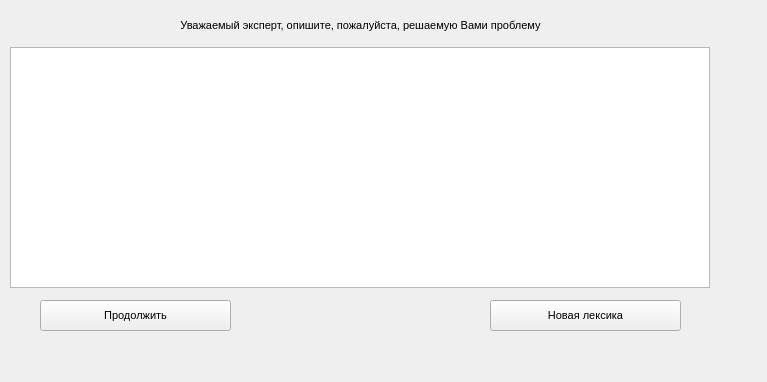
<?xml version="1.0" encoding="UTF-8"?>
<ui version="4.0">
 <class>TaskTypeDefinitionForm</class>
 <widget class="QWidget" name="TaskTypeDefinitionForm">
  <property name="geometry">
   <rect>
    <x>0</x>
    <y>0</y>
    <width>767</width>
    <height>382</height>
   </rect>
  </property>
  <property name="font">
   <font>
    <family>MS Shell Dlg 2</family>
    <pointsize>8</pointsize>
   </font>
  </property>
  <property name="windowTitle">
   <string>Dialog</string>
  </property>
  <widget class="QPushButton" name="nextButton">
   <property name="geometry">
    <rect>
     <x>40</x>
     <y>300</y>
     <width>191</width>
     <height>31</height>
    </rect>
   </property>
   <property name="text">
    <string>Продолжить</string>
   </property>
  </widget>
  <widget class="QPushButton" name="newVocabularyButton">
   <property name="geometry">
    <rect>
     <x>490</x>
     <y>300</y>
     <width>191</width>
     <height>31</height>
    </rect>
   </property>
   <property name="text">
    <string>Новая лексика</string>
   </property>
  </widget>
  <widget class="QLabel" name="label">
   <property name="geometry">
    <rect>
     <x>10</x>
     <y>10</y>
     <width>701</width>
     <height>31</height>
    </rect>
   </property>
   <property name="font">
    <font>
     <weight>50</weight>
     <bold>false</bold>
    </font>
   </property>
   <property name="text">
    <string>Уважаемый эксперт, опишите, пожалуйста, решаемую Вами проблему</string>
   </property>
   <property name="alignment">
    <set>Qt::AlignCenter</set>
   </property>
  </widget>
  <widget class="QPlainTextEdit" name="problemEdit">
   <property name="geometry">
    <rect>
     <x>10</x>
     <y>47</y>
     <width>700</width>
     <height>241</height>
    </rect>
   </property>
  </widget>
 </widget>
 <resources/>
 <connections/>
</ui>
